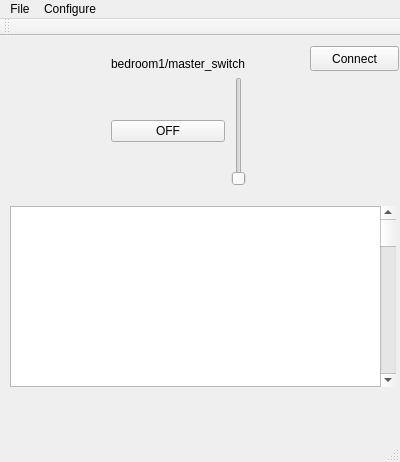
<?xml version="1.0" encoding="UTF-8"?>
<ui version="4.0">
 <class>MainWindow</class>
 <widget class="QMainWindow" name="MainWindow">
  <property name="geometry">
   <rect>
    <x>0</x>
    <y>0</y>
    <width>400</width>
    <height>462</height>
   </rect>
  </property>
  <property name="windowTitle">
   <string>MQTT Switch</string>
  </property>
  <widget class="QWidget" name="centralWidget">
   <widget class="QWidget" name="verticalLayoutWidget">
    <property name="geometry">
     <rect>
      <x>100</x>
      <y>10</y>
      <width>177</width>
      <height>151</height>
     </rect>
    </property>
    <layout class="QVBoxLayout" name="verticalLayout">
     <item>
      <widget class="QLabel" name="label">
       <property name="text">
        <string>bedroom1/master_switch</string>
       </property>
      </widget>
     </item>
     <item>
      <layout class="QGridLayout" name="gridLayout">
       <item row="0" column="0">
        <widget class="QPushButton" name="pushButton">
         <property name="text">
          <string>OFF</string>
         </property>
        </widget>
       </item>
       <item row="0" column="3">
        <spacer name="verticalSpacer">
         <property name="orientation">
          <enum>Qt::Vertical</enum>
         </property>
         <property name="sizeHint" stdset="0">
          <size>
           <width>20</width>
           <height>40</height>
          </size>
         </property>
        </spacer>
       </item>
       <item row="0" column="1">
        <widget class="QSlider" name="verticalSlider">
         <property name="orientation">
          <enum>Qt::Vertical</enum>
         </property>
        </widget>
       </item>
      </layout>
     </item>
    </layout>
   </widget>
   <widget class="QTextEdit" name="textEdit">
    <property name="geometry">
     <rect>
      <x>10</x>
      <y>170</y>
      <width>371</width>
      <height>181</height>
     </rect>
    </property>
   </widget>
   <widget class="QScrollBar" name="verticalScrollBar">
    <property name="geometry">
     <rect>
      <x>380</x>
      <y>170</y>
      <width>16</width>
      <height>181</height>
     </rect>
    </property>
    <property name="orientation">
     <enum>Qt::Vertical</enum>
    </property>
   </widget>
   <widget class="QPushButton" name="pushButton_2">
    <property name="geometry">
     <rect>
      <x>310</x>
      <y>10</y>
      <width>89</width>
      <height>25</height>
     </rect>
    </property>
    <property name="text">
     <string>Connect</string>
    </property>
   </widget>
  </widget>
  <widget class="QMenuBar" name="menuBar">
   <property name="geometry">
    <rect>
     <x>0</x>
     <y>0</y>
     <width>400</width>
     <height>22</height>
    </rect>
   </property>
   <widget class="QMenu" name="menuFile">
    <property name="title">
     <string>File</string>
    </property>
    <addaction name="separator"/>
    <addaction name="actionOpen"/>
    <addaction name="separator"/>
    <addaction name="actionSave_as"/>
    <addaction name="separator"/>
    <addaction name="actionExit"/>
   </widget>
   <widget class="QMenu" name="menuConfigure">
    <property name="title">
     <string>Configure</string>
    </property>
   </widget>
   <addaction name="menuFile"/>
   <addaction name="menuConfigure"/>
  </widget>
  <widget class="QToolBar" name="mainToolBar">
   <attribute name="toolBarArea">
    <enum>TopToolBarArea</enum>
   </attribute>
   <attribute name="toolBarBreak">
    <bool>false</bool>
   </attribute>
  </widget>
  <widget class="QStatusBar" name="statusBar"/>
  <action name="actionOpen">
   <property name="text">
    <string>Open</string>
   </property>
  </action>
  <action name="actionSave_as">
   <property name="text">
    <string>Save_as</string>
   </property>
  </action>
  <action name="actionExit">
   <property name="text">
    <string>Exit</string>
   </property>
  </action>
 </widget>
 <layoutdefault spacing="6" margin="11"/>
 <resources/>
 <connections/>
</ui>
